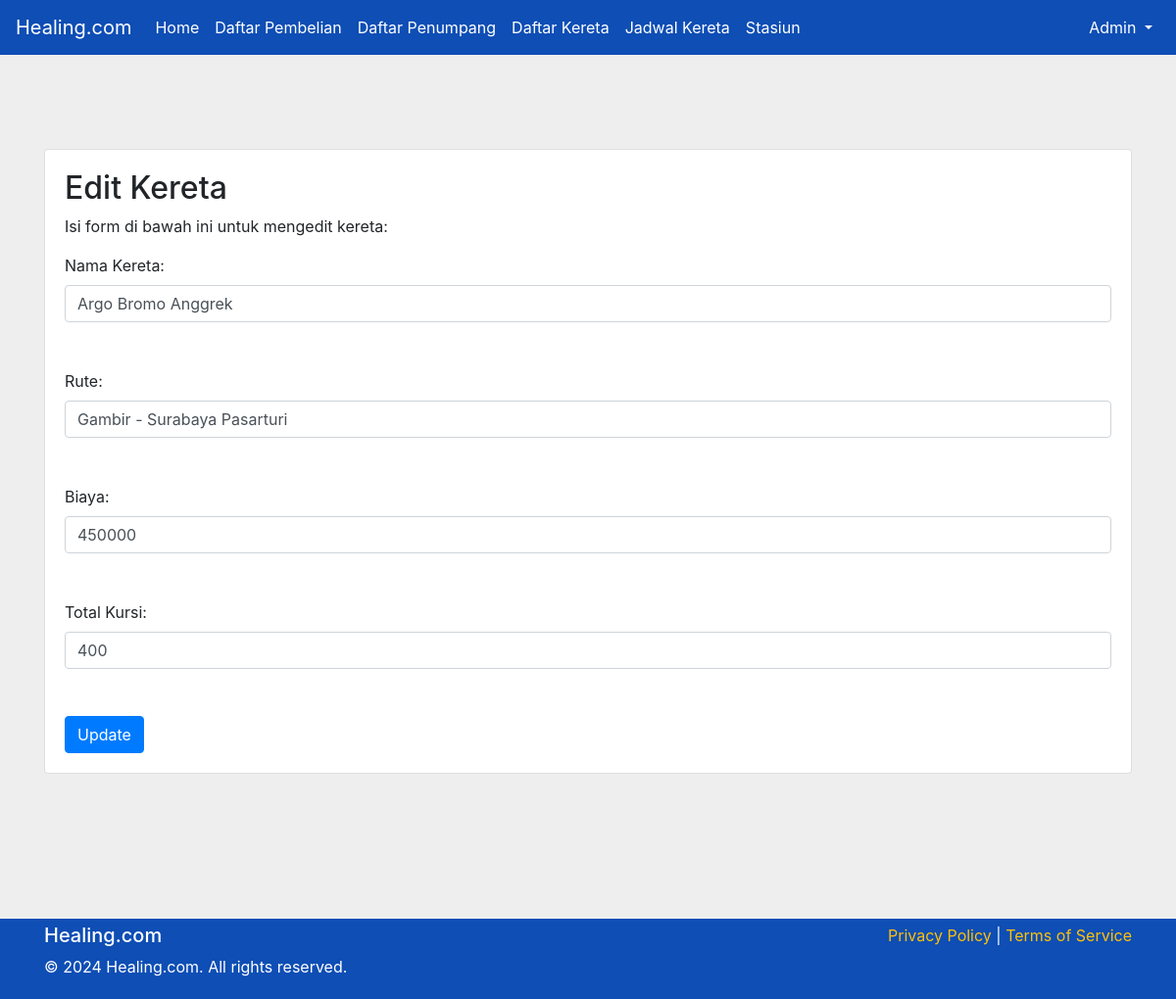
The page /edit_kereta.php?id_kereta=1 on the database its author committed.
### tables this page shows
CREATE TABLE `kereta_api` (
  `id_kereta` int(11) NOT NULL,
  `nama_kereta` varchar(100) DEFAULT NULL,
  `rute` varchar(255) DEFAULT NULL,
  `biaya` int(11) DEFAULT NULL,
  `total_kursi` int(11) DEFAULT NULL
);

### edit_kereta.php (the view, shortened to what this page needs)
<?php
include "koneksi.php";
if (isset($_GET['id_kereta'])) {
    $id_kereta = $_GET['id_kereta'];
    $query = "SELECT * FROM kereta_api WHERE id_kereta = '$id_kereta'";
    $result = mysqli_query($conn, $query);
    $data = mysqli_fetch_assoc($result);
}
?>
<!DOCTYPE html>
<html lang="en">
<head>
    <link rel="stylesheet" href="css/style.css">
    <link rel="stylesheet" href="https://cdnjs.cloudflare.com/ajax/libs/font-awesome/6.5.2/css/all.min.css">
    <link rel="stylesheet" href="https://stackpath.bootstrapcdn.com/bootstrap/4.3.1/css/bootstrap.min.css">
    <link rel="stylesheet" href="https://cdnjs.cloudflare.com/ajax/libs/jqueryui/1.12.1/jquery-ui.min.css">
</head>
<body style="background-color: #EEEEEE;">
    <nav class="navbar navbar-expand-lg" style="background-color: #0E4EB5;">
    <a class="navbar-brand text-white" href="#">Healing.com</a>
    <div class="collapse navbar-collapse" id="navbarNav">
        <ul class="navbar-nav mr-auto">
            <li class="nav-item">
                <a class="nav-link text-white" href="admin.php">Home</a>
            </li>
            <li class="nav-item">
                <a class="nav-link text-white" href="daftar_pembelian.php">Daftar Pembelian</a>
            </li>
            <li class="nav-item">
                <a class="nav-link text-white" href="daftar_penumpang.php">Daftar Penumpang</a>
            </li>
            <li class="nav-item">
                <a class="nav-link text-white" href="daftar_kereta.php">Daftar Kereta</a>
            </li>
            <li class="nav-item">
                <a class="nav-link text-white" href="jadwal_kereta.php">Jadwal Kereta</a>
            </li>
            <li class="nav-item">
                <a class="nav-link text-white" href="stasiun.php">Stasiun</a>
            </li>
        </ul>
        <ul class="navbar-nav ml-auto">
            <li class="nav-item dropdown">
                <a class="nav-link dropdown-toggle text-white" href="#" id="navbarDropdown" role="button" data-toggle="dropdown" aria-haspopup="true" aria-expanded="false">
                    Admin
                </a>
            </li>
        </ul>
    </div>
    </nav>
    <div class="main-content container mt-5 pt-5">
        <div class="card">
            <div class="card-body">
                <h2>Edit Kereta</h2>
                <p>Isi form di bawah ini untuk mengedit kereta:</p>
                <form action="" method="post">
                    <label for="nama_kereta">Nama Kereta:</label>
                    <input type="text" id="nama_kereta" name="nama_kereta" value="<?php echo $data['nama_kereta']; ?>" class="form-control"><br><br>
                    <label for="rute">Rute:</label>
                    <input type="text" id="rute" name="rute" value="<?php echo $data['rute']; ?>" class="form-control"><br><br>
                    <label for="biaya">Biaya:</label>
                    <input type="text" id="biaya" name="biaya" value="<?php echo $data['biaya']; ?>" class="form-control"><br><br>
                    <label for="total_kursi">Total Kursi:</label>
                    <input type="number" id="total_kursi" name="total_kursi" value="<?php echo $data['total_kursi']; ?>" class="form-control"><br><br>
                    <input type="submit" name="submit" value="Update" class="btn btn-primary">
                </form>
            </div>
        </div>
    </div>
    <?php include "footer.php";?>
</body>
</html>

### css/style.css (style rules this page uses)
* { margin: 0; padding: 0; box-sizing: border-box; }
body { font-family: "Inter", sans-serif; background-color: #EEEEEE; display: flex; flex-direction: column; min-height: 100vh; }
.navbar-nav .nav-link { color: #ffffff !important; }
.main-content { padding-top: 100px; padding-bottom: 100px; }
a { text-decoration: none; }

### edit_kereta.php (style rules this page uses)
.main-content { padding-top: 100px; padding-bottom: 100px; }
body { background-color: #f8f9fa; }
a { text-decoration: none; }

### rows shown on the page
kereta_api: nama_kereta "Argo Bromo Anggrek", rute "Gambir - Surabaya Pasarturi", biaya "450000", total_kursi "400"
